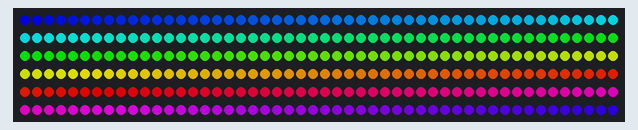
The sketch below on a simulated Arduino Uno, built with avr-gcc and run on an emulated ATmega328P. On the bench: 300 RGB LEDs in strip order, left to right, continuing on the next row. Dim RGB values are drawn brighter than linear.

Above: at 2.14 s.
At 6.66 s:
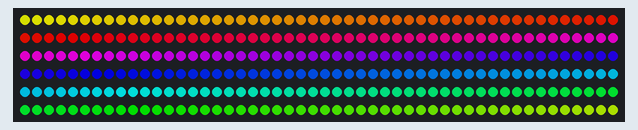
At 11.58 s:
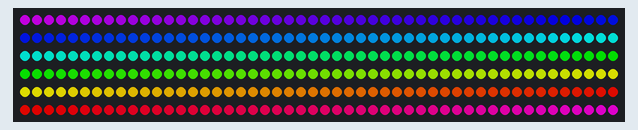
At 21.02 s:
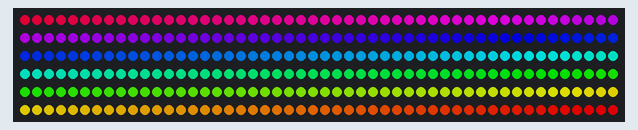
At 30.46 s:
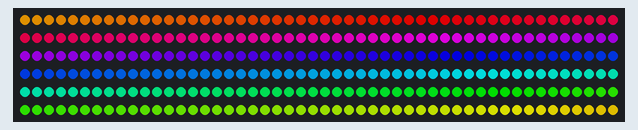
At 39.93 s:
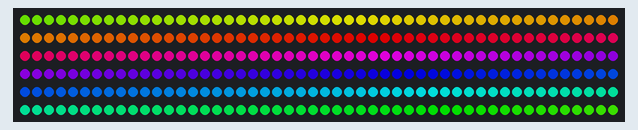

The sketch:

main.ino
```cpp
#include <FastLED.h>

#define NUM_LEDS 300

#define DATA_PIN 9

#define DIVISOR 2

#define MIN(a,b) ((a)<=(b)?(a):(b))
#define MAX(a,b) ((a)>=(b)?(a):(b))
#define ABS(a) ((a)<0?-(a):(a))
#define MOD(a,b) ((a)%(b)+((a)<0?(b):0))

inline double RedVal(double val)
{
	return val = 2.0-abs(6.0*(0.5-abs(val-0.5))), val=MIN(val,1.0), MAX(val,0.0);
}
inline double GreenVal(double val)
{
	return val = 2.0-abs(6.0*val-2.0), val=MIN(val,1.0), MAX(val,0.0);
}
inline double BlueVal(double val)
{
	return val = 2.0-abs(6.0*val-4.0), val=MIN(val,1.0), MAX(val,0.0);
}
inline CRGB RGBVal(double val)
{
	return CRGB{(u8)(255.0*RedVal(val)),(u8)(255.0*GreenVal(val)),(u8)(255.0*BlueVal(val))};
}
inline CRGB RGBScale(CRGB rgb, double scale)
{
	return CRGB{ (u8)(scale*rgb.r), (u8)(scale*rgb.g), (u8)(scale*rgb.b) };
}

CRGB leds[NUM_LEDS];

void setup()
{
	delay(2000);
	FastLED.addLeds<WS2812B, DATA_PIN, GRB>(leds, NUM_LEDS);
}

void loop()
{
	for(int i = 0; i < NUM_LEDS; i++)
	{
		leds[i] = RGBScale(RGBVal(fmod((double)millis()/3000.0+(NUM_LEDS-i)/300.0,1.0)), 0.6);//CRGB{0/DIVISOR,125/DIVISOR,255/DIVISOR};
	}
	FastLED.show();

	/*for(int i = 0; i < NUM_LEDS; i++)
	{
		leds[i] = CRGB{255,255,255};

		FastLED.show();

		delay(10);

		//leds[i] = CRGB::Black;
	}
	delay(500-10);
	for(int i = 0; i < NUM_LEDS; i++)
	{
		leds[i] = CRGB{0,0,0};

		FastLED.show();

		delay(10);

		//leds[i] = CRGB::Black;
	}*/
}
```
